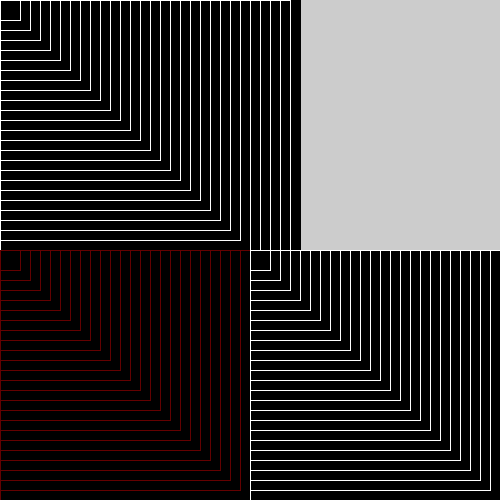
Frame 1 (no input)
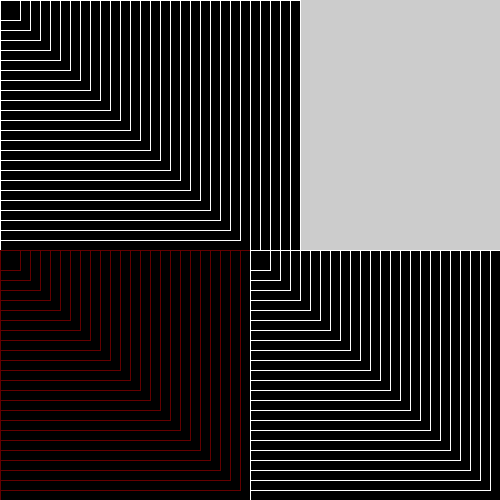
Frame 60 (the mouse pressed at the canvas centre just before this capture)
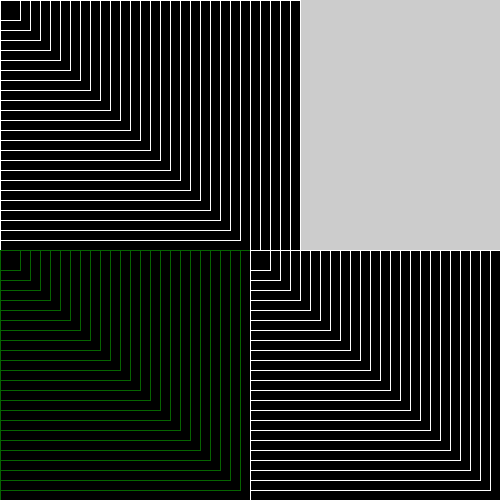
Frame 120 (the mouse held since frame 60 and released just before this capture)

The Processing sketch that drew these frames (run headless with seeded random() and noise(); from frame 60 on, the mouse is pressed at the canvas centre):

// Processing sketch: processing_186347
// ── processing_186347.pde

void setup(){
size (500, 500);
colorMode (HSB);
}
void draw(){
fill(250,0,0);
for (int i= 300; i>10; i=i-10) {
 
  rect(0, 0, i, i);
  stroke((1/2)+(mouseX/3),250,100);
  rect(-0, 250, i, i);
  stroke((1/2)+(mouseY/5),0,300);
 
 rect(250,250, i, i);
 
  
 


}
}

 
